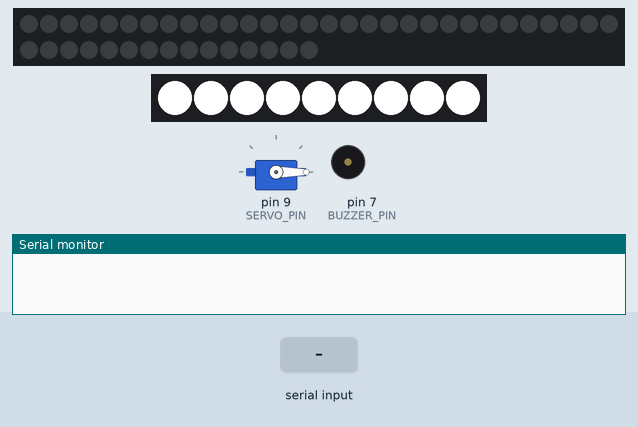
This sketch was run on a simulated Arduino Uno, built with avr-gcc and run on an emulated ATmega328P. On the bench: 45 RGB LEDs in strip order, left to right, continuing on the next row, 9 RGB LEDs in strip order, left to right, servo, buzzer (waves = sounding), the last lines printed to the serial monitor. The inputs (shaded band) are chosen by the test bench. Random numbers use the default seed unless the sketch sets one.

Above: at 1.2 s.
1.3 s: "LIGHTS\n" received over Serial
At 1.4 s:
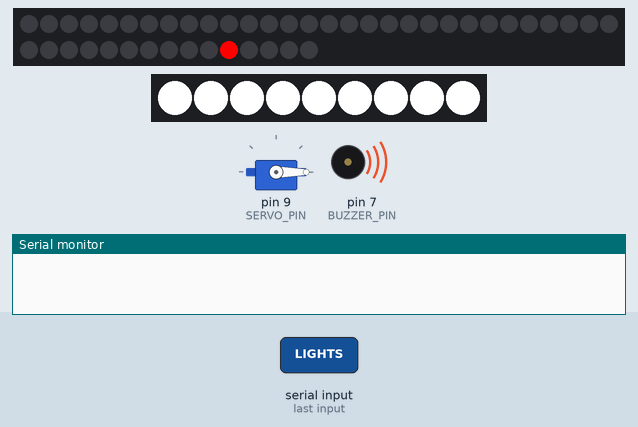
7.3 s: "WAVE\n" received over Serial
At 8.67 s:
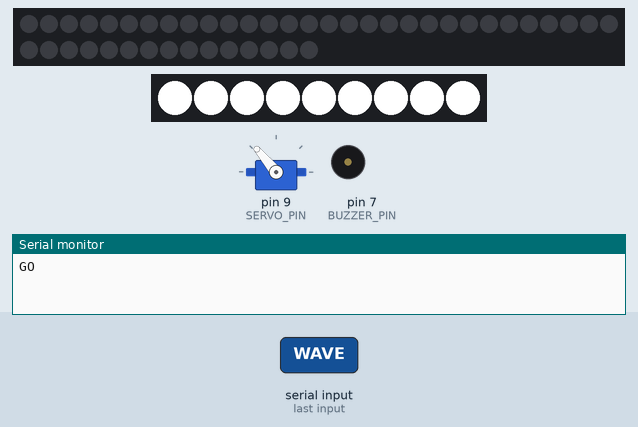
Timing chart, 0 to 16.3 s (numbered marks = the images above; inputs shaded):
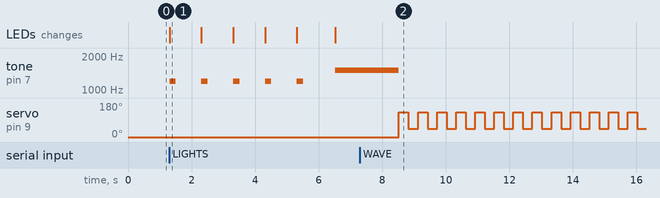

The sketch:

hardware.ino
```cpp
#include <Adafruit_NeoPixel.h>
#include <Servo.h>  // Include the Servo library

#define PIN        6  // Pin where the first LED strip is connected
#define PIN2       8  // Pin where the second LED strip is connected
#define BUZZER_PIN 7  // Pin where the buzzer is connected
#define SERVO_PIN  9  // Pin where the servo is connected
#define NUM_LEDS  45  // Total number of LEDs in the first strip
#define NUM_LEDS2  9   // Total number of LEDs in the second strip

Adafruit_NeoPixel strip(NUM_LEDS, PIN, NEO_GRB + NEO_KHZ800);
Adafruit_NeoPixel strip2(NUM_LEDS2, PIN2, NEO_GRB + NEO_KHZ800);
Servo myServo;       // Create a Servo object

void setup() {
  strip.begin();
  strip2.begin();
  strip.show(); // Initialize all pixels to 'off'
  strip2.show();
  pinMode(BUZZER_PIN, OUTPUT); // Set buzzer pin as output

  // Turn on all LEDs in strip2 to white
  for (int i = 0; i < NUM_LEDS2; i++) {
    strip2.setPixelColor(i, strip2.Color(255, 255, 255)); // White color
  }
  strip2.show(); // Update strip2 to show white light

  // Initialize random seed
  randomSeed(analogRead(0));

  // Attach the servo to the specified pin
  myServo.attach(SERVO_PIN);
  myServo.write(0); // Set initial position (0 degrees)

  Serial.begin(9600);
  while (!Serial) {
    ;
  }
}

bool lightsOut() {
    // Light up the last 5 LEDs in red, one at a time
  for (int i = NUM_LEDS - 5; i < NUM_LEDS; i++) {
    strip.setPixelColor(i, strip.Color(255, 0, 0)); // Red color
    strip.show();

    // Sound the buzzer for a short beep
    tone(BUZZER_PIN, 1200); // 1200 Hz frequency
    delay(200);             // Buzzer sound duration
    noTone(BUZZER_PIN);     // Stop the sound

    delay(800);             // Wait for the rest of the interval
  }

  // Random delay between 200 ms and 2000 ms
  int delayTime = random(200, 2001); // 2001 to include 2000
  delay(delayTime);

  // Turn off all LEDs
  for (int i = 0; i < NUM_LEDS; i++) {
    strip.setPixelColor(i, strip.Color(0, 0, 0)); // Turn off the LED
  }
  strip.show();

  // Sound the buzzer when all LEDs are turned off
  tone(BUZZER_PIN, 1500); // 1500 Hz frequency
  delay(400);             // Buzzer sound duration
  Serial.println("GO");
  delay(1600);
  noTone(BUZZER_PIN);     // Stop the sound
}

void loop() {

  if (Serial.available() > 0) {
    String command = Serial.readStringUntil('\n');
    command.trim();

    if (command == "LIGHTS") {
      lightsOut();
    }
    if (command == "WAVE"){
      waveFlag();
    }
  }
}

void waveFlag() {
  for (int i = 0; i < 20; i++) {
    myServo.write(130);  // Move the servo down to 90 degrees
    delay(300);        // Wait for the servo to reach the position
    myServo.write(45);   // Move the servo back to 0 degrees
    delay(300);
  }
}
```

Measured:
- after the input at 1.3 s, tone on pin 7 (BUZZER_PIN): plays 1200 Hz for 0.20 s, 1200 Hz for 0.20 s, 1200 Hz for 0.20 s, 1200 Hz for 0.20 s, 1200 Hz for 0.20 s, 1500 Hz for 0.77 s, starting at once; the LEDs: change at once (image 1)
- after the input at 7.3 s, servo on pin 9 (SERVO_PIN): alternates 130° for 0.30 s and 45° for 0.30 s, starting after 1.2 s
